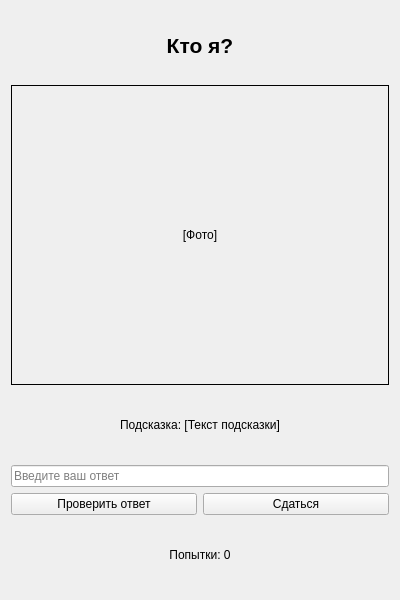
<?xml version="1.0" encoding="UTF-8"?>
<ui version="4.0">
 <class>WhoAmI</class>
 <widget class="QWidget" name="WhoAmI">
  <property name="geometry">
   <rect>
    <x>0</x>
    <y>0</y>
    <width>400</width>
    <height>600</height>
   </rect>
  </property>
  <property name="windowTitle">
   <string>Кто я?</string>
  </property>
  <layout class="QVBoxLayout" name="verticalLayout">
   <item>
    <widget class="QLabel" name="titleLabel">
     <property name="text">
      <string>Кто я?</string>
     </property>
     <property name="alignment">
      <set>Qt::AlignCenter</set>
     </property>
     <property name="font">
      <font>
       <pointsize>16</pointsize>
       <bold>true</bold>
      </font>
     </property>
    </widget>
   </item>
   <item>
    <widget class="QLabel" name="imageLabel">
     <property name="text">
      <string>[Фото]</string>
     </property>
     <property name="alignment">
      <set>Qt::AlignCenter</set>
     </property>
     <property name="frameShape">
      <enum>QFrame::Box</enum>
     </property>
     <property name="minimumSize">
      <size>
       <width>300</width>
       <height>300</height>
      </size>
     </property>
    </widget>
   </item>
   <item>
    <widget class="QLabel" name="hintLabel">
     <property name="text">
      <string>Подсказка: [Текст подсказки]</string>
     </property>
     <property name="alignment">
      <set>Qt::AlignCenter</set>
     </property>
    </widget>
   </item>
   <item>
    <widget class="QLineEdit" name="answerInput">
     <property name="placeholderText">
      <string>Введите ваш ответ</string>
     </property>
    </widget>
   </item>
   <item>
    <layout class="QHBoxLayout" name="buttonLayout">
     <item>
      <widget class="QPushButton" name="checkButton">
       <property name="text">
        <string>Проверить ответ</string>
       </property>
      </widget>
     </item>
     <item>
      <widget class="QPushButton" name="giveUpButton">
       <property name="text">
        <string>Сдаться</string>
       </property>
      </widget>
     </item>
    </layout>
   </item>
   <item>
    <widget class="QLabel" name="attemptsLabel">
     <property name="text">
      <string>Попытки: 0</string>
     </property>
     <property name="alignment">
      <set>Qt::AlignCenter</set>
     </property>
    </widget>
   </item>
  </layout>
 </widget>
 <resources/>
 <connections/>
</ui>
